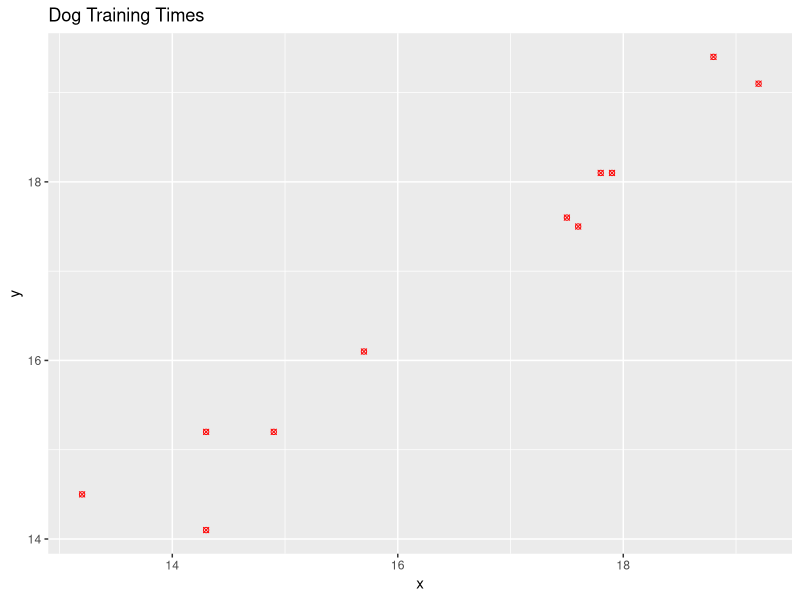
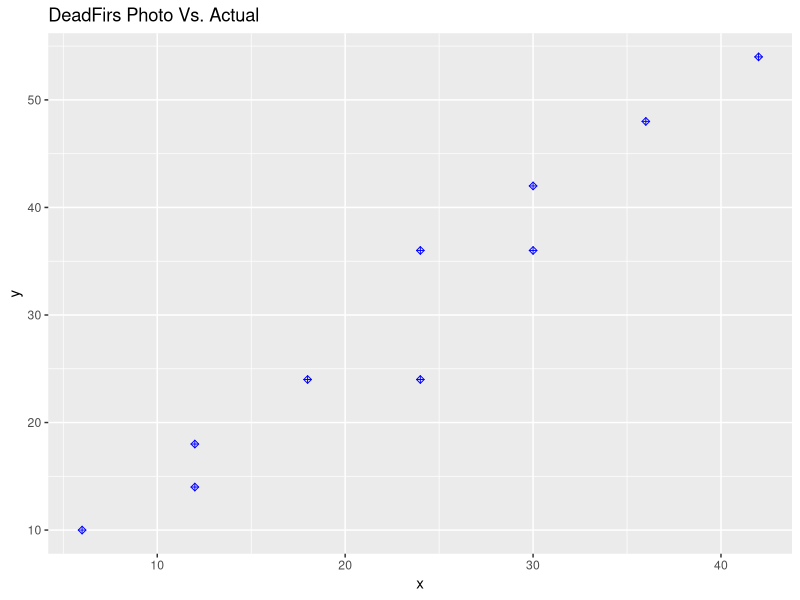

The R script that drew these images, in order:
## ---- chunk 1
knitr::opts_chunk$set(echo = TRUE)
library(tidyverse)
library(ggplot2)
## ---- chunk 2

StdDog <- c(14.3, 15.7 ,17.8 ,17.5 ,13.2 ,18.8 ,17.6 ,14.3 ,14.9 ,17.9 ,19.2)
NewDog<- c(15.2, 16.1, 18.1, 17.6, 14.5, 19.4, 17.5, 14.1, 15.2, 18.1, 19.1)

dogtimes <- as_tibble(data.frame(x = StdDog, y= NewDog))
ggplot(data =dogtimes, aes(x =x, y =y))+geom_point(pch =13, col= "red")+
  labs(title= "Dog Training Times", xlab = "Standard", ylab ="New Dog Training")


## ---- chunk 3

MuX<-17 #given
N<- 700 #given population 
n<-as.numeric(length((dogtimes$x))) #Sample size calculation 

#calculates b
b <- sum((dogtimes$y - mean(dogtimes$y))*(dogtimes$x - mean(dogtimes$x)))/((n-1)*(sd(dogtimes$x)^2));b


MuY <- mean(dogtimes$y)+b*(MuX-mean(dogtimes$x));MuY

a<- mean(dogtimes$y)-b*mean(dogtimes$x)

MSE<- (sum((dogtimes$y - (a+b*dogtimes$x))^2))/(n-2)
VarMuY <- (1-n/N)*(MSE/n); VarMuY
BMuY<- 2*sqrt(VarMuY); BMuY

## ---- chunk 4
model1<-lm(NewDog~StdDog)
a <-  model1$coefficients[1];a<-as.numeric(a);a
b<-model1$coefficients[2];b<-as.numeric(b);b
## ---- chunk 5

#Computes the difference variable d
d<- dogtimes$y-dogtimes$x; 
dBAR<- mean(dogtimes$y)-mean(dogtimes$x); 

MuYDiff <- MuX+ dBAR; MuYDiff

VarMuYDiff <- (1-n/N)*(1/n)*((sum((d-dBAR)^2)))/(n-1)
VarMuYDiff

BMuYDiff <- 2*sqrt(VarMuYDiff); BMuYDiff

## ---- chunk 6
Pct <- c(12, 30, 24, 24, 18, 30, 12, 6, 36, 42)
Act <- c(18 ,42 ,24 ,36 ,24 ,36, 14 ,10 ,48 ,54)
DeadFirs <- as_tibble(data.frame(x = Pct, y= Act))
ggplot(data =DeadFirs, aes(x =x, y =y))+geom_point(pch =9, col= "blue")+
  labs(title= "DeadFirs Photo Vs. Actual", xlab = "Photo", ylab ="Actual")

## ---- chunk 7
model1<-lm(Act~Pct)
# This creates 
a <-  model1$coefficients[1];a<-as.numeric(a);a
b<-model1$coefficients[2];b<-as.numeric(b);b





MuX<-4200/200 #given Mu
N<- 200 #given population  of acres
n<-as.numeric(length((DeadFirs$x))) #Sample size calculation 

#calculates b
b <- sum((DeadFirs$y - mean(DeadFirs$y))*(DeadFirs$x - mean(DeadFirs$x)))/((n-1)*(sd(DeadFirs$x)^2))



MuY <- mean(DeadFirs$y)+b*(MuX-mean(DeadFirs$x));
TauY <- N*MuY; TauY

a<- mean(DeadFirs$y)-b*mean(DeadFirs$x)

MSE<- (sum((DeadFirs$y - (a+b*DeadFirs$x))^2))/(n-2)
VarMuY <- (1-n/N)*(MSE/n); VarMuY
VarTot<- (N^2)*VarMuY
BTotY<- 2*sqrt(VarTot); BTotY

